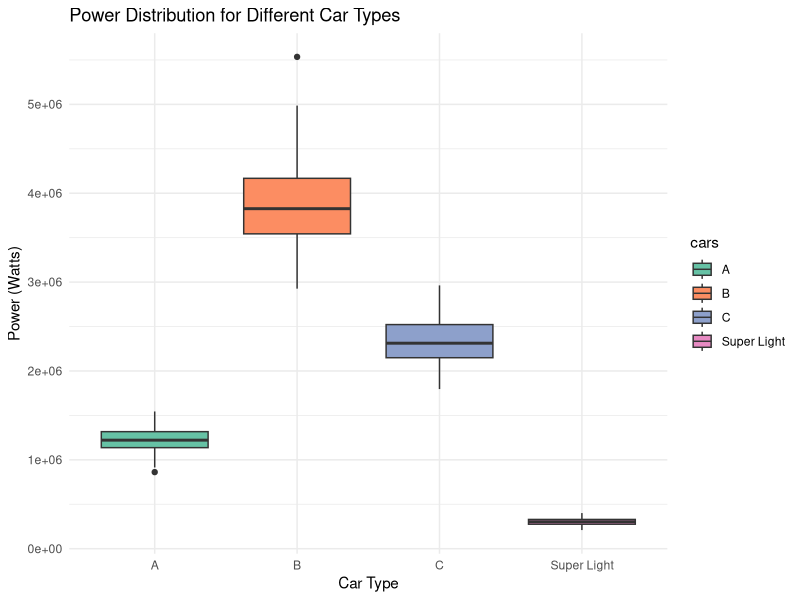
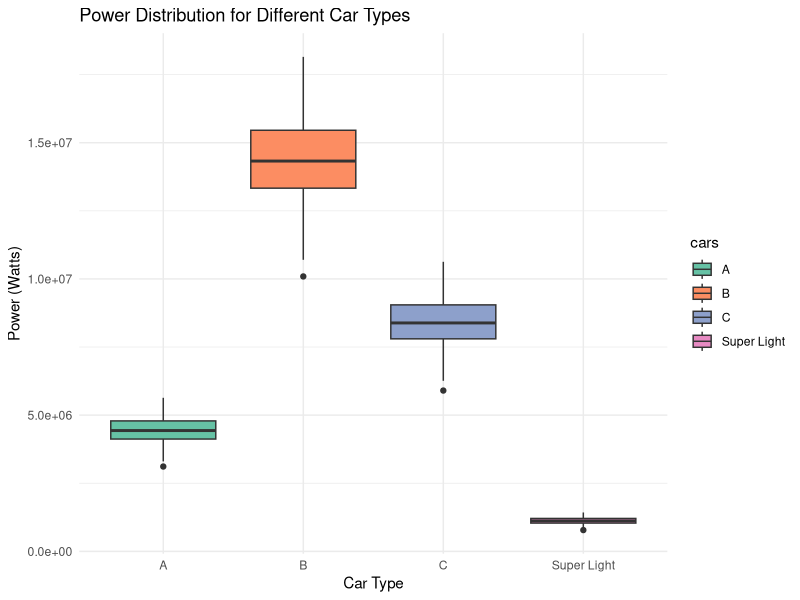

Write R code to recreate these figures, in order.
## ---- chunk 1
library(tidyverse)
library(purrr)
## ---- chunk 2
autopower <- function(V, A, m) {
  # Constants
  rho <- 1.225 # kg/m^3, density of air
  Cd <- 0.3 # Drag coefficient, assuming a common value for simplicity
  
  # Convert speed from km/hr to m/s
  V_m_s <- V * 1000 / 3600 
  
  # Power calculation
  P <- 0.5 * rho * Cd * A * V_m_s^3 + m * 9.81 * V_m_s # Simplified power equation
  return(P)
}
## ---- chunk 3
possible_cars <- data.frame(
  name = c("A", "B", "C", "Super Light"),
  mass = c(20000, 65000, 38000, 5000), # in kg
  area = c(22, 30, 22, 10) # in m^2
)
## ---- chunk 4
set.seed(123) # For reproducibility
nsample <- 200
mean_speed <- 80 # km/hr
sd_speed <- 10 # km/hr

speed_samples <- rnorm(n = nsample, mean = mean_speed, sd = sd_speed)
## ---- chunk 5
# If we needed the autopower function loaded: 
## source("C:/Users/camil/OneDrive/Documents/UCSB/ESM262/ESM_262_Repo/R/autopower.)

# Generate speeds in m/s from a normally distributed set of speeds in km/hr
set.seed(123) # Ensure reproducibility
nsample = 100
mean_speed_kmh = 80
sd_speed_kmh = 10
mean_speed_ms = mean_speed_kmh / 3.6
sd_speed_ms = sd_speed_kmh / 3.6

# Initialize data frames to store results
results <- data.frame(car = character(), mean_power = numeric(), max_power = numeric(), stringsAsFactors = FALSE)

powers <- as.data.frame(matrix(ncol=4, nrow=nsample))
colnames(powers) = possible_cars$name

# Loop through each car type
for (i in 1:nrow(possible_cars)) {
  car <- possible_cars$name[i]
  speeds <- rnorm(nsample, mean = mean_speed_ms, sd = sd_speed_ms)

  
    powers[,i] <- autopower(V = speeds, A = possible_cars$area[i], m = possible_cars$mass[i])
    
  
  mean_power <- mean(powers[,i])
  max_power <- max(powers[,i])
  
  results <- rbind(results, data.frame(car = car, mean_power = mean_power, max_power = max_power))
}

### Pivot powers data frame longer 
powers_pivot <- pivot_longer(powers,cols = A:'Super Light',names_to = "cars",values_to = "powers")


results
## ---- chunk 6
# Assuming mean speed of 80 km/hr and standard deviation of 10 km/hr
mean_speed_kmh <- 80
sd_speed_kmh <- 10
nsample <- 100

# Convert mean and sd to m/s
mean_speed_ms <- mean_speed_kmh / 3.6
sd_speed_ms <- sd_speed_kmh / 3.6

# Generate speeds
set.seed(123) # for reproducibility
speeds_ms <- rnorm(nsample, mean = mean_speed_ms, sd = sd_speed_ms)

## ---- chunk 7
# Ensure the autopower function can accept vectors and returns vector of powers
autopower <- function(V, A, m) {
  g <- 9.8 # m/s^2
  rho <- 1.225 # kg/m^3
  cdrag <- 0.3 # Coefficient of drag
  Pb <- (0.5 * rho * A * cdrag * V^3) + (m * g * V)
  return(Pb)
}

# Function to compute mean and max power for a given car and speeds
compute_powers <- function(A, m, speeds) {
  powers <- pmap_dbl(list(V = speeds), autopower, A = A, m = m)
  return(list(powers=powers))
}


# Apply compute_powers for each car
results_pmap <- map2_dfc(possible_cars$area, possible_cars$mass, ~compute_powers(.x, .y, speeds_ms))
colnames(results_pmap) = possible_cars$name


##Pivot data frame longer
powers_pivot_pmap <- pivot_longer(results_pmap,cols = A:'Super Light',names_to = "cars",values_to = "powers")

mean_power_pmap <-apply(results_pmap, 2, mean)
max_power_pmap <- apply(results_pmap, 2, max)

mean_power_pmap
max_power_pmap

## ---- chunk 8
library(ggplot2)

ggplot(powers_pivot, aes(x = cars, y = powers, fill = cars)) +
  geom_boxplot() +
  labs(title = "Power Distribution for Different Car Types",
       x = "Car Type",
       y = "Power (Watts)") +
  theme_minimal() +
  scale_fill_brewer(palette = "Set2") # This line is optional, just to add some color differentiation.

## ---- chunk 9
library(ggplot2)

ggplot(powers_pivot_pmap, aes(x = cars, y = powers, fill = cars)) +
  geom_boxplot() +
  labs(title = "Power Distribution for Different Car Types",
       x = "Car Type",
       y = "Power (Watts)") +
  theme_minimal() +
  scale_fill_brewer(palette = "Set2") # This line is optional, just to add some color differentiation.
